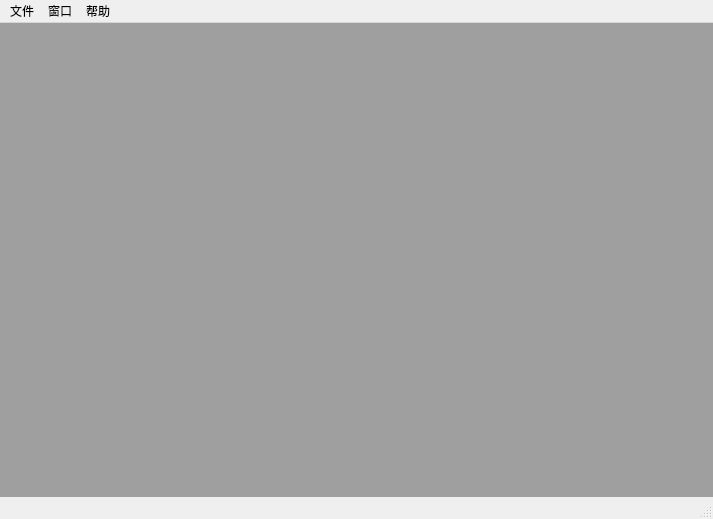
<?xml version="1.0" encoding="UTF-8"?>
<ui version="4.0">
 <class>MainWindow</class>
 <widget class="QMainWindow" name="MainWindow">
  <property name="geometry">
   <rect>
    <x>0</x>
    <y>0</y>
    <width>713</width>
    <height>519</height>
   </rect>
  </property>
  <property name="windowTitle">
   <string>MainWindow</string>
  </property>
  <widget class="QWidget" name="centralWidget">
   <widget class="QMdiArea" name="mdiArea">
    <property name="geometry">
     <rect>
      <x>-1</x>
      <y>-1</y>
      <width>1351</width>
      <height>771</height>
     </rect>
    </property>
   </widget>
  </widget>
  <widget class="QMenuBar" name="menuBar">
   <property name="geometry">
    <rect>
     <x>0</x>
     <y>0</y>
     <width>713</width>
     <height>23</height>
    </rect>
   </property>
   <widget class="QMenu" name="menu">
    <property name="title">
     <string>文件</string>
    </property>
    <addaction name="action"/>
    <addaction name="separator"/>
    <addaction name="action_2"/>
   </widget>
   <widget class="QMenu" name="menu_4">
    <property name="title">
     <string>帮助</string>
    </property>
    <addaction name="action_3"/>
    <addaction name="separator"/>
    <addaction name="actionAbout_Qt"/>
    <addaction name="action_RawTool"/>
   </widget>
   <widget class="QMenu" name="menu_3">
    <property name="title">
     <string>窗口</string>
    </property>
    <addaction name="actionMDI"/>
    <addaction name="action_4"/>
    <addaction name="separator"/>
    <addaction name="action_6"/>
    <addaction name="action_7"/>
   </widget>
   <addaction name="menu"/>
   <addaction name="menu_3"/>
   <addaction name="menu_4"/>
  </widget>
  <widget class="QStatusBar" name="statusBar"/>
  <action name="action">
   <property name="text">
    <string>打开文件</string>
   </property>
  </action>
  <action name="action_2">
   <property name="text">
    <string>退出</string>
   </property>
  </action>
  <action name="actionYUV_RGB">
   <property name="text">
    <string>转为RGB</string>
   </property>
  </action>
  <action name="actionRGB_YUV">
   <property name="text">
    <string>转为YUV</string>
   </property>
  </action>
  <action name="action_3">
   <property name="text">
    <string>使用帮助</string>
   </property>
  </action>
  <action name="action_RawTool">
   <property name="text">
    <string>关于RawTool 2</string>
   </property>
  </action>
  <action name="actionMDI">
   <property name="text">
    <string>MDI模式</string>
   </property>
  </action>
  <action name="action_4">
   <property name="text">
    <string>浮动窗口</string>
   </property>
  </action>
  <action name="action_6">
   <property name="text">
    <string>平铺</string>
   </property>
  </action>
  <action name="action_7">
   <property name="text">
    <string>全屏</string>
   </property>
  </action>
  <action name="action_8">
   <property name="text">
    <string>打开文件夹</string>
   </property>
  </action>
  <action name="actionAbout_Qt">
   <property name="text">
    <string>About Qt5</string>
   </property>
  </action>
 </widget>
 <layoutdefault spacing="6" margin="11"/>
 <resources/>
 <connections/>
</ui>
